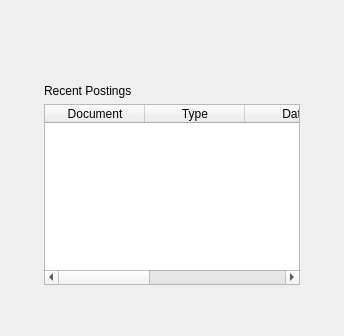
<?xml version="1.0" encoding="UTF-8"?>
<ui version="4.0">
 <class>DashboardWidget</class>
 <widget class="QWidget" name="DashboardWidget">
  <property name="windowTitle"><string>Dashboard</string></property>
  <layout class="QVBoxLayout" name="outerLayout">
   <property name="margin"><number>0</number></property>
   <item>
    <widget class="QScrollArea" name="scrollArea">
     <property name="widgetResizable"><bool>true</bool></property>
     <property name="frameShape"><enum>QFrame::NoFrame</enum></property>
     <widget class="QWidget" name="scrollContent">
      <layout class="QVBoxLayout" name="contentLayout">
       <property name="margin"><number>24</number></property>
       <property name="spacing"><number>20</number></property>
       <!-- KPI Row (populated programmatically) -->
       <item>
        <widget class="QWidget" name="kpiRow"/>
       </item>
       <!-- Charts Row (populated programmatically) -->
       <item>
        <widget class="QWidget" name="chartsRow"/>
       </item>
       <!-- Recent activity table -->
       <item>
        <widget class="QFrame" name="activityCard">
         <property name="objectName"><string>card</string></property>
         <layout class="QVBoxLayout" name="activityLayout">
          <property name="margin"><number>20</number></property>
          <item>
           <widget class="QLabel" name="activityTitle">
            <property name="text"><string>Recent Postings</string></property>
            <property name="objectName"><string>cardTitle</string></property>
           </widget>
          </item>
          <item>
           <widget class="QTableWidget" name="activityTable">
            <property name="objectName"><string>dataTable</string></property>
            <property name="minimumHeight"><number>200</number></property>
            <property name="editTriggers"><set>QAbstractItemView::NoEditTriggers</set></property>
            <property name="selectionBehavior"><enum>QAbstractItemView::SelectRows</enum></property>
            <property name="alternatingRowColors"><bool>true</bool></property>
            <column><property name="text"><string>Document</string></property></column>
            <column><property name="text"><string>Type</string></property></column>
            <column><property name="text"><string>Date</string></property></column>
            <column><property name="text"><string>Amount (EUR)</string></property></column>
            <column><property name="text"><string>Description</string></property></column>
           </widget>
          </item>
         </layout>
        </widget>
       </item>
       <item>
        <spacer><property name="orientation"><enum>Qt::Vertical</enum></property></spacer>
       </item>
      </layout>
     </widget>
    </widget>
   </item>
  </layout>
 </widget>
</ui>
